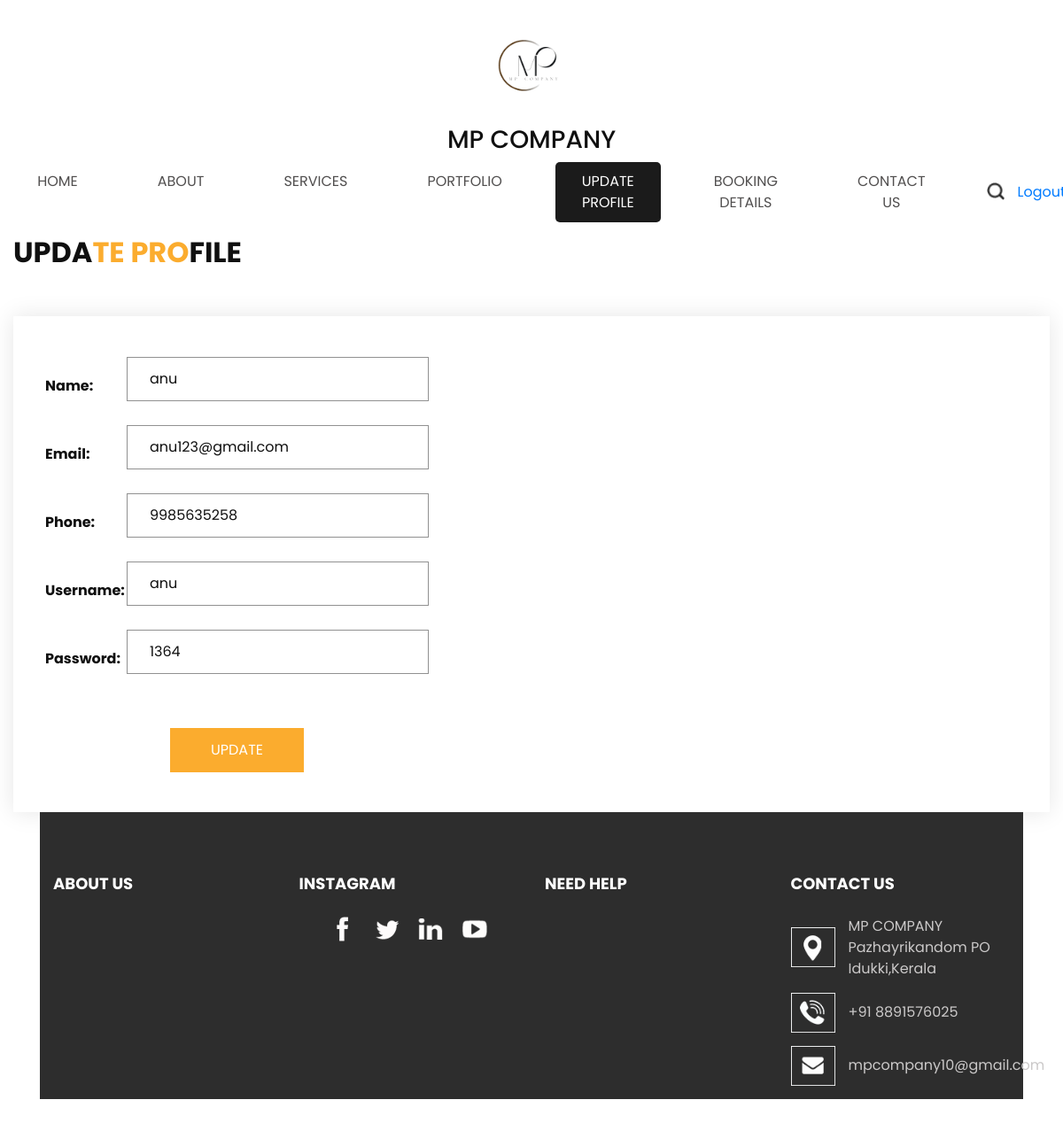
Page /updateprofile (signed in) on the committed database.
### mp_app/models.py (models this page shows)
class register(models.Model):
    name=models.CharField(max_length=50)
    email=models.EmailField()
    phone=models.IntegerField()
    username=models.CharField(max_length=20)
    password=models.CharField(max_length=30)
    def __str__(self):
        return self.username

### mp_app/views.py (the view)
# urls.py: path('updateprofile',views.updateprofile),
def updateprofile(re):
    if 'user' in re.session:
        data=register.objects.get(username=re.session['user'])
        print(data)
        n=new_form(instance=data)
        if re.method=='POST':
           n=new_form(re.POST,re.FILES,instance=data)
           if n.is_valid():
               n.save()
               return redirect(profile)
        return render(re,'user/update_profile.html',{'data':n})
    return redirect(login)

### mp_app/forms.py
class new_form(forms.ModelForm):
    class Meta:
        model=register
        fields='__all__'

### template/user/update_profile.html (shortened to what this page needs)
<!DOCTYPE html>
<html>
<head>
  {% load static %}
  <link rel="stylesheet" type="text/css" href="https://cdnjs.cloudflare.com/ajax/libs/OwlCarousel2/2.3.4/assets/owl.carousel.min.css" />
  <link rel="stylesheet" type="text/css" href="{% static 'css/bootstrap.css' %}" />
  <link href="{% static 'css/style.css' %}" rel="stylesheet" />
  <link href="{% static 'css/responsive.css' %}" rel="stylesheet" />
</head>
<body>
  <div class="hero_area">
    <header class="header_section">
      <div class="container-fluid">
        <nav class="navbar navbar-expand-lg custom_nav-container pt-3">
          <a class="navbar-brand" href="index" >
            <img src="{% static 'images/MPLOGO.png' %}" alt="" />
          </a>
           <h3>MP COMPANY</h3>
          <div class="collapse navbar-collapse" id="navbarSupportedContent">
            <div class="d-flex ml-auto flex-column flex-lg-row align-items-center">
              <ul class="navbar-nav  ">
                <li class="nav-item ">
                  <a class="nav-link" href="userhome">Home <span class="sr-only">(current)</span></a>
                </li>
                <li class="nav-item ">
                  <a class="nav-link" href="about_1">
                    About
                  </a>
                </li>
                <li class="nav-item">
                  <a class="nav-link" href="services_1">
                    Services
                  </a>
                </li>
                <li class="nav-item">
                  <a class="nav-link" href="portfolio_1">
                    Portfolio
                  </a>
                </li>
                <li class="nav-item active">
                  <a class="nav-link" href="update_profile">
                    update Profile
                  </a>
                </li>
                <li class="nav-item">
                  <a class="nav-link" href="booking_details">
                    booking details
                  </a>
                </li>
                <li class="nav-item">
                  <a class="nav-link" href="contactas_1">Contact Us</a>
                </li>
              </ul>
              <form class="form-inline my-2 my-lg-0 ml-0 ml-lg-4 mb-3 mb-lg-0">
                <button class="btn  my-2 my-sm-0 nav_search-btn" type="submit"></button>
              </form>
              <div class="user_option">
            <a href="logout">
                Logout
            </a>
            </div>
          </div>
          </div>
        </nav>
      </div>
    </header>
     <section class="contact_section ">
    <div class="container px-0">
      <div class="heading_container ">
        <h2 class="">
          UPDA<span>TE PRO</span>FILE
        </h2>
      </div>
    </div>
    <div class="container container-bg">
        <div class="col-md-6 col-lg-5 px-0">
          <form action="" method="post" enctype="multipart/form-data">
            <table>
              {{data.as_table}}
            </table>
            <div class="d-flex ">
              <button type="submit">
                UPDATE
              </button>
            </div>
          </form>
        </div>
      </div>
    </div>
  <section class="info_section  layout_padding2-top">
    <div class="info_container ">
      <div class="container">
        <div class="row">
          <div class="col-md-6 col-lg-3">
            <h6>
              ABOUT US
            </h6>
          </div>
          <div class="col-md-6 col-lg-3">
            <h6>
              Instagram
            </h6>
            <div class="social_container">
            <div class="social_box">
              <a href="">
                <img src="{% static 'images/fb.png' %}" alt="">
              </a>
              <a href="">
                <img src="{% static 'images/twitter.png' %}" alt="">
              </a>
              <a href="">
                <img src="{% static 'images/linkedin.png' %}" alt="">
              </a>
              <a href="">
                <img src="{% static 'images/youtube.png' %}" alt="">
              </a>
            </div>
            </div>
          </div>
          <div class="col-md-6 col-lg-3">
            <h6>
              NEED HELP
            </h6>
          </div>
          <div class="col-md-6 col-lg-3">
            <h6>
              CONTACT US
            </h6>
            <div class="info_link-box">
              <a href="">
                <img src="{% static 'images/location.png' %}" alt="">
                <span> MP COMPANY<br>
                  Pazhayrikandom PO<br>
                  Idukki,Kerala
                </span>
              </a>
              <a href="">
                <img src="{% static 'images/call.png' %}" alt="">
                <span>+91 8891576025</span>
              </a>
              <a href="">
                <img src="{% static 'images/mail.png' %}" alt="">
                <span> mpcompany10@gmail.com</span>
              </a>
            </div>
          </div>
        </div>
      </div>
    </div>
  </section>
</body>
</html>

### static/css/style.css (style rules this page uses)
body { font-family: "poppins", sans-serif; color: #101010; background-color: #ffffff; }
.layout_padding2-top { padding-top: 45px; }
.heading_container { display: -webkit-box; display: -ms-flexbox; display: flex; -webkit-box-orient: vertical; -webkit-box-direction: normal; -ms-flex-direction: column; flex-direction: column; -webkit-box-align: center; -ms-flex-align: center; align-items: center; text-align: center; }
.heading_container h2 { text-transform: uppercase; font-weight: bold; }
.heading_container h2 span { color: #fbac2e; }
.header_section .container-fluid { padding-right: 25px; padding-left: 25px; }
.custom_nav-container.navbar-expand-lg .navbar-nav .nav-item .nav-link { padding: 10px 30px; margin: 0 15px; color: #514f4f; text-align: center; text-transform: uppercase; border-radius: 5px; }
.custom_nav-container.navbar-expand-lg .navbar-nav .nav-item.active .nav-link, .custom_nav-container.navbar-expand-lg .navbar-nav .nav-item:hover .nav-link { background-color: #1b1b1b; color: #ffffff; }
a, a:hover, a:focus { text-decoration: none; }
.btn, .btn:focus { outline: none !important; -webkit-box-shadow: none; box-shadow: none; }
.navbar-brand, .navbar-brand:hover { text-transform: uppercase; font-weight: bold; font-size: 24px; color: #fafcfd; }
.custom_nav-container .nav_search-btn { background-image: url(../images/search-icon.png); background-size: 20px; background-repeat: no-repeat; background-position-y: 7px; width: 35px; height: 35px; padding: 0; border: none; }
.navbar-brand { display: -webkit-box; display: -ms-flexbox; display: flex; -webkit-box-align: center; -ms-flex-align: center; align-items: center; -webkit-box-orient: vertical; -webkit-box-direction: normal; -ms-flex-direction: column; flex-direction: column; align-items: center; margin-right: 0; margin-bottom: 15px; }
.navbar-brand img { width: 100px; }
.custom_nav-container { z-index: 99999; padding: 15px 0; -webkit-box-orient: vertical; -webkit-box-direction: normal; -ms-flex-direction: column; flex-direction: column; -webkit-box-align: center; -ms-flex-align: center; align-items: center; }
.contact_section { position: relative; }
.contact_section .container-bg { -webkit-box-shadow: 0 0 25px 0 rgba(0, 0, 0, 0.1); box-shadow: 0 0 25px 0 rgba(0, 0, 0, 0.1); }
.contact_section .heading_container { -webkit-box-align: start; -ms-flex-align: start; align-items: flex-start; text-align: left; margin-bottom: 45px; }
.contact_section form { padding-right: 35px; padding: 45px 20px; }
.contact_section input { width: 100%; border: 1px solid #919191; height: 50px; margin-bottom: 25px; padding-left: 25px; background-color: transparent; outline: none; color: #101010; }
.contact_section input::placeholder { color: #131313; }
.contact_section button { display: inline-block; padding: 12px 45px; background-color: #fbac2e; color: #ffffff; border: 1.5px solid #fbac2e; border-radius: 0; display: block; color: #fff; margin: 35px auto 0 auto; }
.info_section { position: relative; background-color: #2d2d2d; color: #ffffff; margin: 0 45px 45px; }
.info_section .social_container { -webkit-box-pack: center; -ms-flex-pack: center; justify-content: center; margin-top: 25px; margin-bottom: 30px; }
.info_section .social_container .social_box { display: -webkit-box; display: -ms-flexbox; display: flex; -webkit-box-align: center; -ms-flex-align: center; align-items: center; -webkit-box-pack: center; -ms-flex-pack: center; justify-content: center; }
.info_section .social_container .social_box a { margin: 0 10px; }
.info_section .row > div { margin-top: 25px; }
.info_section a { text-transform: none; }
.info_section h6 { font-weight: bold; text-transform: uppercase; font-size: 18px; margin-bottom: 25px; }
.info_section .info_link-box a { display: -webkit-box; display: -ms-flexbox; display: flex; -webkit-box-align: center; -ms-flex-align: center; align-items: center; margin: 15px 0; }
.info_section .info_link-box a img { width: 50px; margin-right: 15px; }
.info_section .info_link-box a span { color: #cbc9c9; }

### static/css/responsive.css (style rules this page uses)
@media (min-width: 1200px) { .container { max-width: 1170px; } }

### rows in the picture
register: name "anu", email "anu123@gmail.com", phone "9985635258", username "anu", password "1364"
